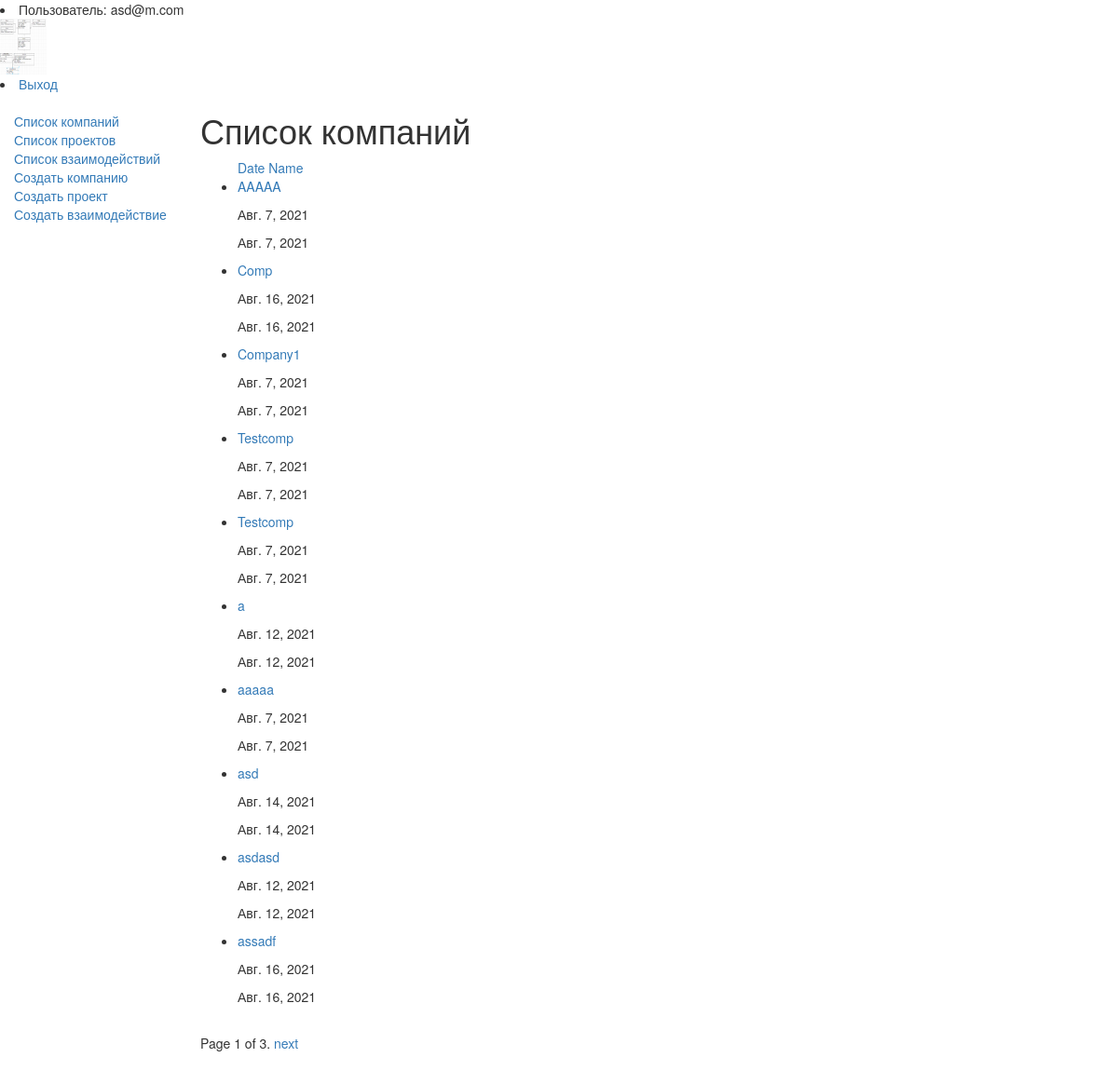
The app's page /crm/company/list (signed in), older data.
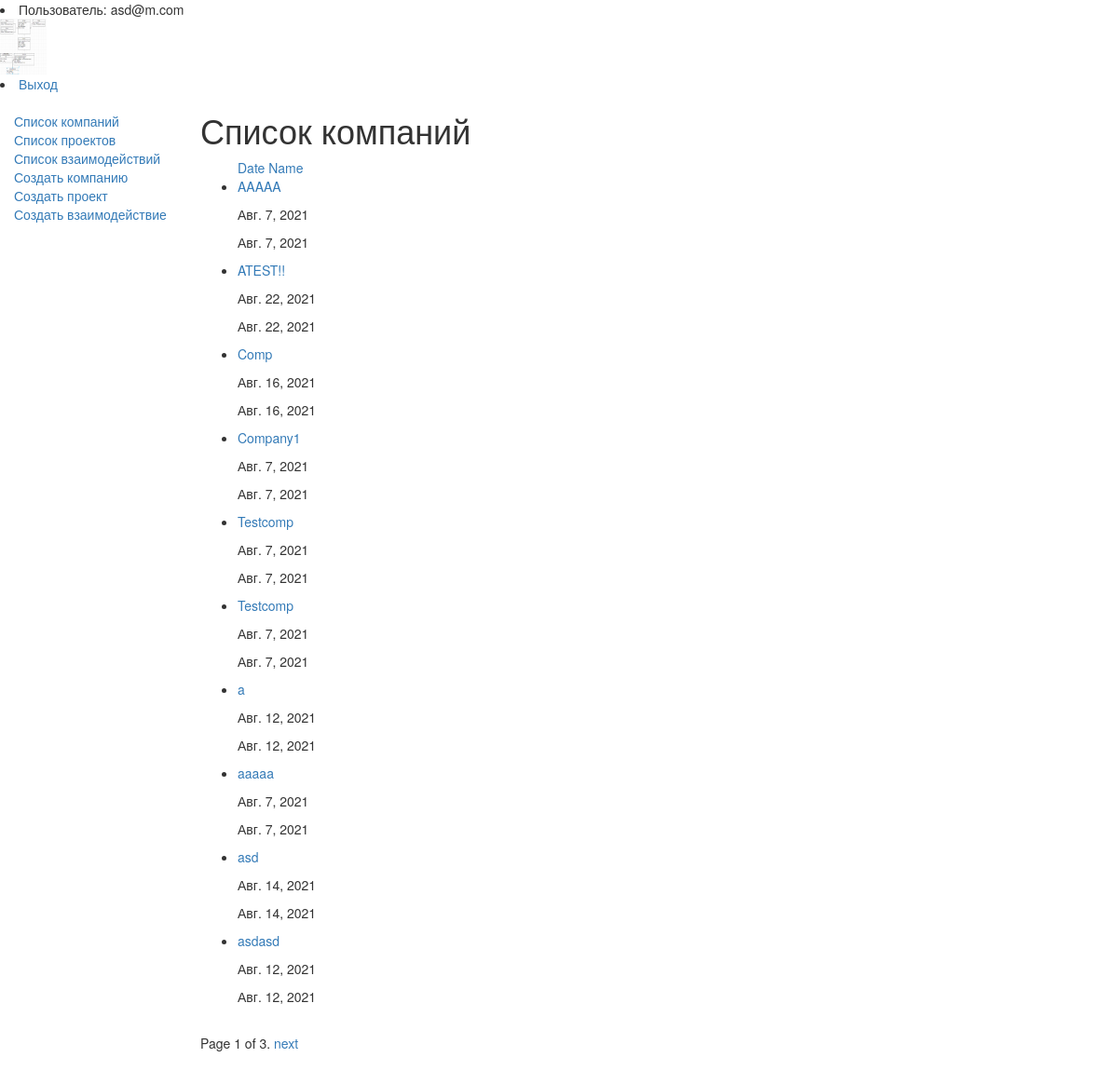
The same page, newer data.
### crm/models.py (models this page shows, shortened)
class Company(models.Model):
    name_comp = models.CharField(max_length=100, verbose_name='Название')
    descr = RichTextField(blank=True, null=True, verbose_name='Описание', )
    date_created = models.DateField(auto_now_add=True)
    date_edit = models.DateField(auto_now=True)
    adress = models.CharField(max_length=100, verbose_name='Адрес')
    def get_absolute_url(self):
        return reverse('detail_comp', args=[str(self.pk)])

### crm/views.py (the view)
# urls.py: path('company/list', CompanyListView.as_view(), name='list_comp'),  # отображение списка компаний
class CompanyListView(ListView):
    model = Company
    paginate_by = 10
    template_name = 'company_list.html'
    def get_context_data(self, **kwargs):
        context = super().get_context_data(**kwargs)
        context['get_ordering'] = self.get_ordering()
        return context
    def get_ordering(self):
        ordering = self.request.GET.get('sort', 'name_comp')
        return ordering if ordering in {'name_comp', 'date_created'} else 'name_comp'

### templates/company_list.html (shortened to what this page needs)
{% extends "base_generic.html" %}
{% block content %}
    <h1>Список компаний</h1>
    {% if company_list %}
    <ul>
        <a href="?sort=date_created">Date</a>
        <a href="?sort=name_comp">Name</a>
      {% for comp in company_list %}
      <li>
        <a href="{{ comp.get_absolute_url }}">{{ comp.name_comp }}</a>
          <p>{{comp.date_created}}</p>
          <p>{{comp.date_edit}}</p>
      </li>
      {% endfor %}
    </ul>
    {% else %}
      <p>Список компаний пуст</p>
    {% endif %}
{% endblock %}

Row changes from the older to the newer data that the page shows:
no longer on this page (row unchanged): Company: name_comp "assadf", date_created "Авг. 16, 2021", date_edit "Авг. 16, 2021"
added Company: name_comp "ATEST!!", date_created "Авг. 22, 2021", date_edit "Авг. 22, 2021"
